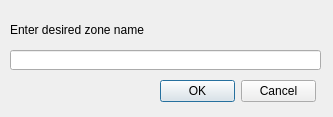
<?xml version="1.0" encoding="UTF-8"?>
<ui version="4.0">
 <class>editZoneNameDialog</class>
 <widget class="QDialog" name="editZoneNameDialog">
  <property name="geometry">
   <rect>
    <x>0</x>
    <y>0</y>
    <width>333</width>
    <height>117</height>
   </rect>
  </property>
  <property name="windowTitle">
   <string>Dialog</string>
  </property>
  <widget class="QDialogButtonBox" name="buttonBox">
   <property name="geometry">
    <rect>
     <x>160</x>
     <y>80</y>
     <width>156</width>
     <height>23</height>
    </rect>
   </property>
   <property name="standardButtons">
    <set>QDialogButtonBox::Cancel|QDialogButtonBox::Ok</set>
   </property>
  </widget>
  <widget class="QLabel" name="lb_zone">
   <property name="geometry">
    <rect>
     <x>10</x>
     <y>20</y>
     <width>301</width>
     <height>20</height>
    </rect>
   </property>
   <property name="text">
    <string>Enter desired zone name</string>
   </property>
  </widget>
  <widget class="QLineEdit" name="txt_zone">
   <property name="geometry">
    <rect>
     <x>10</x>
     <y>50</y>
     <width>311</width>
     <height>20</height>
    </rect>
   </property>
  </widget>
 </widget>
 <resources/>
 <connections/>
</ui>
